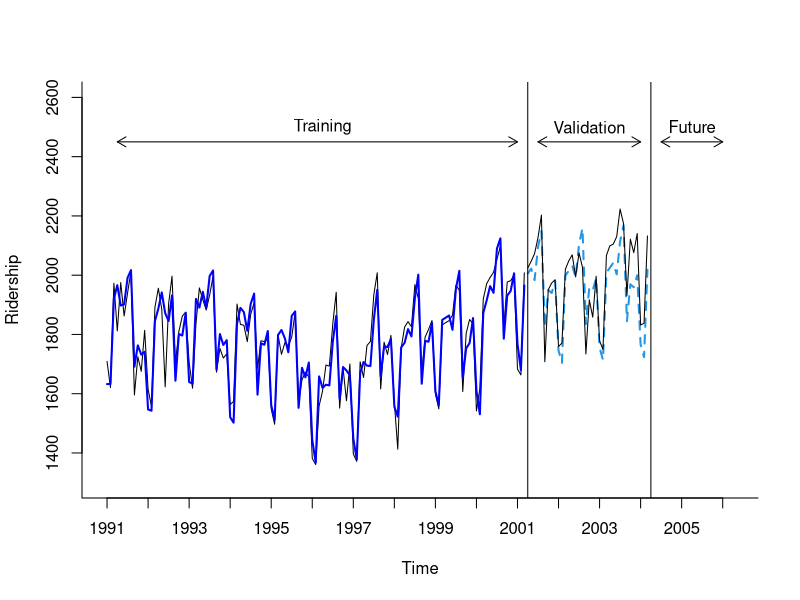
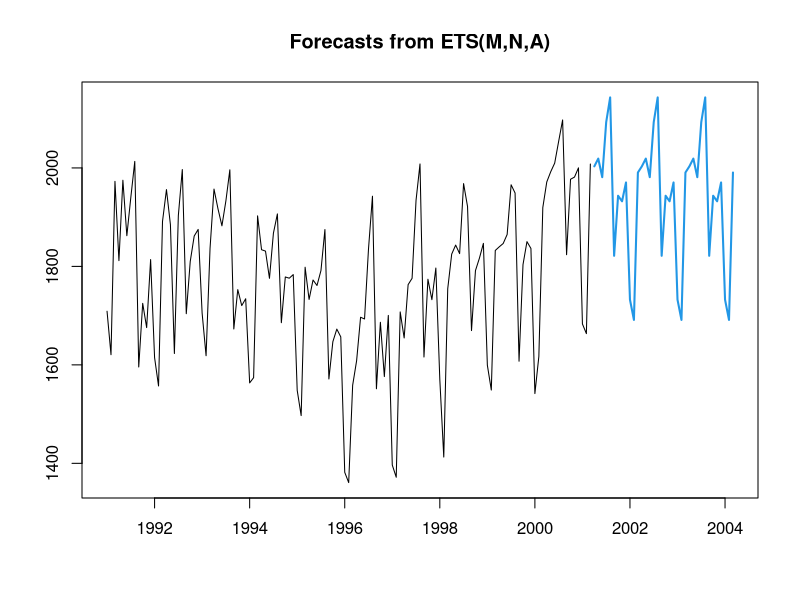

These figures' R source, in order:
library(forecast)
library(zoo)

Amtrak.data <- read.csv("Amtrak data.csv")
ridership.ts <- ts(Amtrak.data$Ridership, start = c(1991, 1), end = c(2004, 3), freq = 12)

nValid <- 36
nTrain <- length(ridership.ts) - nValid
train.ts <- window(ridership.ts, start = c(1991, 1), end = c(1991, nTrain))
valid.ts <- window(ridership.ts, start = c(1991, nTrain + 1), end = c(1991, nTrain + nValid))

hwin <- ets(train.ts, model = "MAA")
hwin.pred <- forecast(hwin, h = nValid, level = 0)

# Figure 5.6
plot(hwin.pred, ylim = c(1300, 2600),  ylab = "Ridership", xlab = "Time", bty = "l", xaxt = "n", xlim = c(1991,2006.25), main = "", flty = 2)
axis(1, at = seq(1991, 2006, 1), labels = format(seq(1991, 2006, 1)))
lines(hwin.pred$fitted, lwd = 2, col = "blue")
lines(valid.ts)
lines(c(2004.25 - 3, 2004.25 - 3), c(0, 3500)) 
lines(c(2004.25, 2004.25), c(0, 3500))
text(1996.25, 2500, "Training")
text(2002.75, 2500, "Validation")
text(2005.25, 2500, "Future")
arrows(2004 - 3, 2450, 1991.25, 2450, code = 3, length = 0.1, lwd = 1,angle = 30)
arrows(2004.5 - 3, 2450, 2004, 2450, code = 3, length = 0.1, lwd = 1,angle = 30)
arrows(2004.5, 2450, 2006, 2450, code = 3, length = 0.1, lwd = 1, angle = 30)

# Table 5.2
hwin
hwin$states[1, ]  # Initial states
hwin$states[nrow(hwin$states), ]  # Final states
hwin$states

# Table 5.4
ets.opt <- ets(train.ts, restrict = FALSE, allow.multiplicative.trend = TRUE)

# Table 5.5
ets.opt.pred <- forecast(ets.opt, h = nValid, level = 0)
plot(ets.opt.pred)
accuracy(hwin.pred, valid.ts)
accuracy(ets.opt.pred, valid.ts)


